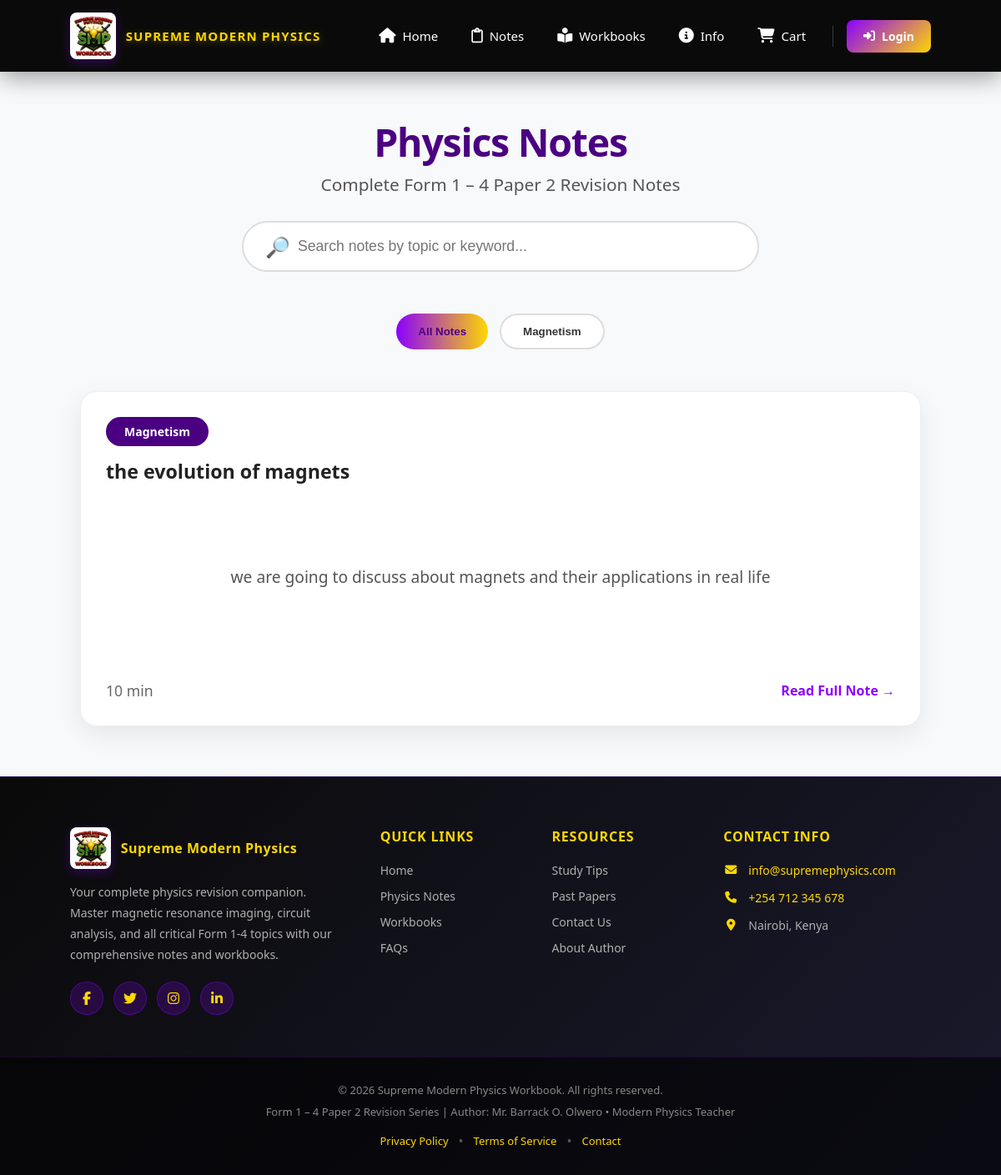
Screenshot of /notes/index/ with the database file from the repository.
### notes/models.py (models this page shows, shortened)
class Category(models.Model):
    name = models.CharField(max_length=100, unique=True)
    slug = models.SlugField(unique=True, blank=True)
    class Meta:
        verbose_name_plural = "Categories"

class Note(models.Model):
    title = models.CharField(max_length=200)
    category = models.ForeignKey(Category, on_delete=models.CASCADE, related_name="notes")
    description = models.TextField(blank=True)
    content = models.TextField(blank=True)           # Full note content
    pdf_file = models.FileField(upload_to='notes/pdfs/', blank=True, null=True)
    image = models.ImageField(upload_to='notes/images/', blank=True, null=True)
    read_time = models.CharField(max_length=20, default="10 min")
    created_at = models.DateTimeField(auto_now_add=True)
    updated_at = models.DateTimeField(auto_now=True)
    class Meta:
        ordering = ['-created_at']

### notes/views.py (the view)
# urls.py: path('index/', views.notes_list, name='index'),
def notes_list(request):
    notes = Note.objects.all()
    categories = Category.objects.all()
    context = {
        'notes': notes,
        'categories': categories,
    }
    return render(request, 'notes/index.html', context)

### notes/templates/notes/index.html (shortened to what this page needs)
{% extends 'base.html' %}
{% load static %}
{% block content %}
<div class="notes-page">
    <div class="notes-header">
        <h1>Physics Notes</h1>
        <p>Complete Form 1 – 4 Paper 2 Revision Notes</p>
        <div class="search-container">
            <input type="text" id="searchInput"
                   placeholder="Search notes by topic or keyword..."
                   onkeyup="filterNotes()">
            <span class="search-icon">🔎</span>
        </div>
    </div>
    <div class="category-filters" id="categoryFilters">
        <button class="category-btn active" onclick="filterByCategory('all')">All Notes</button>
        {% for category in categories %}
        <button class="category-btn" onclick="filterByCategory('{{ category.name|lower }}')">
            {{ category.name }}
        </button>
        {% endfor %}
    </div>
    <div class="notes-grid" id="notesGrid">
        {% for note in notes %}
        <div class="note-card" data-category="{{ note.category.name|lower }}">
            <div class="note-category">{{ note.category.name }}</div>
            <h3>{{ note.title }}</h3>
            <p>{{ note.description }}</p>
            <div class="note-footer">
                <span class="read-time">{{ note.read_time }}</span>
               <a href="{% url 'notes:detail' note.id %}" class="read-btn">Read Full Note →</a>
            </div>
        </div>
        {% empty %}
        <p class="empty-state">
            No notes found yet.<br>
            Please add some notes from the <a href="{% url 'admin:index' %}">Admin Panel</a>.
        </p>
        {% endfor %}
    </div>
</div>
{% endblock %}

### static/css/style.css (style rules this page uses)
* { margin: 0; padding: 0; box-sizing: border-box; }
body { font-family: 'Segoe UI', Tahoma, Geneva, Verdana, sans-serif; }
h1 { font-size: 4.1rem; line-height: 1.05; margin-bottom: 32px; font-weight: 700; letter-spacing: -1.2px; }
.notes-page { padding: 60px 8%; background: linear-gradient(135deg, #f8f9fa 0%, #f0f0f0 100%); min-height: 100vh; }
.notes-header { text-align: center; margin-bottom: 50px; }
.notes-header h1 { font-size: 3rem; color: #4b0082; margin-bottom: 12px; }
.notes-header p { font-size: 1.3rem; color: #444; max-width: 700px; margin: 0 auto; }
.search-container { max-width: 620px; margin: 35px auto; position: relative; }
.search-container input { width: 100%; padding: 18px 25px 18px 65px; font-size: 1.1rem; border: 2px solid #ddd; border-radius: 50px; outline: none; transition: all 0.4s; }
.search-icon { position: absolute; left: 28px; top: 50%; transform: translateY(-50%); font-size: 1.5rem; color: #777; }
.category-filters { display: flex; flex-wrap: wrap; justify-content: center; gap: 14px; margin-bottom: 50px; }
.category-btn { padding: 12px 26px; border: 2px solid #ddd; background: white; border-radius: 50px; font-weight: 600; color: #333; cursor: pointer; transition: all 0.3s; }
.category-btn.active { background: linear-gradient(90deg, #8b00ff, #ffd700); color: #4b0082; border: none; }
.notes-grid { display: grid; grid-template-columns: repeat(auto-fit, minmax(360px, 1fr)); gap: 30px; }
.note-card { background: white; border-radius: 20px; padding: 30px; box-shadow: 0 10px 30px rgba(0, 0, 0, 0.08); transition: all 0.4s ease; border: 1px solid #eee; }
.note-category { display: inline-block; background: #4b0082; color: white; font-size: 13.5px; padding: 6px 18px; border-radius: 30px; margin-bottom: 18px; font-weight: 600; }
.note-card h3 { font-size: 1.45rem; margin-bottom: 16px; color: #222; line-height: 1.3; }
.note-card p { color: #555; line-height: 1.65; margin-bottom: 28px; }
.note-footer { display: flex; justify-content: space-between; align-items: center; }
.read-time { color: #777; font-size: 0.98rem; }
.read-btn { color: #8b00ff; font-weight: 700; text-decoration: none; transition: all 0.3s; }
.notes-grid p { grid-column: 1 / -1; text-align: center; padding: 80px 20px; color: #888; font-size: 1.2rem; }
.notes-page { padding: 60px 8%; background: #f8f9fa; min-height: 100vh; }
.notes-header h1 { font-size: 2.9rem; color: #4b0082; margin-bottom: 12px; }
.notes-header p { font-size: 1.3rem; color: #555; max-width: 700px; margin: 0 auto 30px; }
.search-container { max-width: 620px; margin: 0 auto 40px; position: relative; }
.read-btn { color: #8b00ff; font-weight: 700; text-decoration: none; }
.note-category { display: inline-block; background: #4b0082; color: white; padding: 8px 20px; border-radius: 30px; font-size: 14px; margin-bottom: 15px; }
.read-time { color: #666; font-size: 1.1rem; }
.note-category { display: inline-block; background: #4b0082; color: white; padding: 8px 22px; border-radius: 30px; font-size: 14px; margin-bottom: 15px; }
:root { --gold: #ffd700; --purple: #8b00ff; --dark-bg: #0a0a0f; --glass: rgba(255, 255, 255, 0.05); --glass-border: rgba(255, 255, 255, 0.1); }

### rows the page displays
Category: name "Magnetism"
Note: category.name "Magnetism", title "the evolution of magnets", description "we are going to discuss about magnets and their applications in real life", read_time "10 min"
